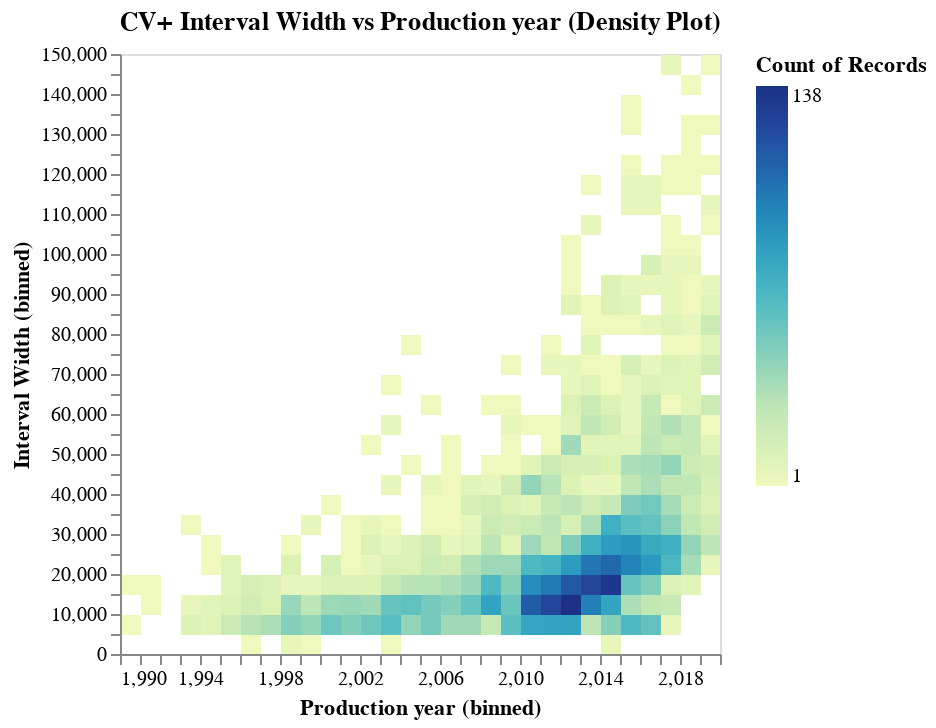

The code cell stored with this chart in its notebook:
### Markdown cell above
On observe clairement une relation inverse entre le prix réel et la largeur relative des intervalles de prédiction: les véhicules moins chers ont des intervalles proportionnellement plus larges, tandis que les véhicules plus chers bénéficient d'intervalles plus étroits en pourcentage de leur prix.

### Code cell
_df_temp = df_test_cvp.filter(
    pl.col("Production year").is_between(1990, 2020)
    & pl.col("Interval Width").is_between(0, 150_000)
)

alt.Chart(_df_temp).mark_rect(clip=True).encode(
    alt.X("Production year:Q").bin(maxbins=50),
    alt.Y("Interval Width:Q").bin(maxbins=50),
    alt.Color("count()").scale(type="sqrt"),
).properties(title="CV+ Interval Width vs Production year (Density Plot)")

### Figure 1 — Vega specification as saved in the notebook (floating-point values rounded to 4 significant figures; data arrays with more than 128 entries replaced by an {"elided": "..."} marker saying what was removed)
{"$schema": "https://vega.github.io/schema/vega/v6.json", "data": [{"name": "source_0", "values": {"elided": "303 records"}}], "signals": [{"name": "bin_maxbins_50_Interval_Width_bins", "value": {"fields": ["Interval Width"], "fname": "bin_Interval Width", "start": 0.0, "step": 5000.0, "stop": 150000.0}}, {"name": "bin_maxbins_50_Production_year_bins", "value": {"fields": ["Production year"], "fname": "bin_Production year", "start": 1990.0, "step": 1.0, "stop": 2020.0}}], "marks": [{"type": "rect", "name": "marks", "from": {"data": "source_0"}, "encode": {"update": {"fill": {"field": "__count", "scale": "color"}, "x2": {"field": "bin_maxbins_50_Production year", "scale": "x", "offset": {"signal": "0.5 + (abs(scale(\"x\", datum[\"bin_maxbins_50_Production year_end\"]) - scale(\"x\", datum[\"bin_maxbins_50_Production year\"])) < 0.25 ? -0.5 * (0.25 - (abs(scale(\"x\", datum[\"bin_maxbins_50_Production year_end\"]) - scale(\"x\", datum[\"bin_maxbins_50_Production year\"])))) : 0)"}}, "y2": {"field": "bin_maxbins_50_Interval Width", "scale": "y", "offset": {"signal": "0.5 + (abs(scale(\"y\", datum[\"bin_maxbins_50_Interval Width_end\"]) - scale(\"y\", datum[\"bin_maxbins_50_Interval Width\"])) < 0.25 ? 0.5 * (0.25 - (abs(scale(\"y\", datum[\"bin_maxbins_50_Interval Width_end\"]) - scale(\"y\", datum[\"bin_maxbins_50_Interval Width\"])))) : 0)"}}, "x": {"field": "bin_maxbins_50_Production year_end", "scale": "x", "offset": {"signal": "0.5 + (abs(scale(\"x\", datum[\"bin_maxbins_50_Production year_end\"]) - scale(\"x\", datum[\"bin_maxbins_50_Production year\"])) < 0.25 ? 0.5 * (0.25 - (abs(scale(\"x\", datum[\"bin_maxbins_50_Production year_end\"]) - scale(\"x\", datum[\"bin_maxbins_50_Production year\"])))) : 0)"}}, "y": {"field": "bin_maxbins_50_Interval Width_end", "scale": "y", "offset": {"signal": "0.5 + (abs(scale(\"y\", datum[\"bin_maxbins_50_Interval Width_end\"]) - scale(\"y\", datum[\"bin_maxbins_50_Interval Width\"])) < 0.25 ? -0.5 * (0.25 - (abs(scale(\"y\", datum[\"bin_maxbins_50_Interval Width_end\"]) - scale(\"y\", datum[\"bin_maxbins_50_Interval Width\"])))) : 0)"}}}}, "clip": true, "style": ["rect"]}], "scales": [{"name": "x", "type": "linear", "domain": {"signal": "[bin_maxbins_50_Production_year_bins.start, bin_maxbins_50_Production_year_bins.stop]"}, "range": [0, {"signal": "width"}], "bins": {"signal": "bin_maxbins_50_Production_year_bins"}, "zero": false}, {"name": "y", "type": "linear", "domain": {"signal": "[bin_maxbins_50_Interval_Width_bins.start, bin_maxbins_50_Interval_Width_bins.stop]"}, "range": [{"signal": "height"}, 0], "bins": {"signal": "bin_maxbins_50_Interval_Width_bins"}, "zero": false}, {"name": "color", "type": "sqrt", "domain": {"data": "source_0", "field": "__count"}, "range": "heatmap", "interpolate": "hcl", "zero": false}], "axes": [{"scale": "x", "orient": "bottom", "title": "Production year (binned)", "grid": false, "labelFlush": true, "labelOverlap": true, "tickCount": {"signal": "ceil(width/10)"}, "zindex": 1}, {"scale": "y", "zindex": 1, "title": "Interval Width (binned)", "tickCount": {"signal": "ceil(height/10)"}, "labelOverlap": true, "grid": false, "orient": "left"}], "title": {"text": "CV+ Interval Width vs Production year (Density Plot)", "frame": "group"}, "width": 300, "background": "white", "legends": [{"fill": "color", "gradientLength": {"signal": "clamp(height, 64, 200)"}, "title": "Count of Records"}], "style": "cell", "padding": 5, "height": 300}
